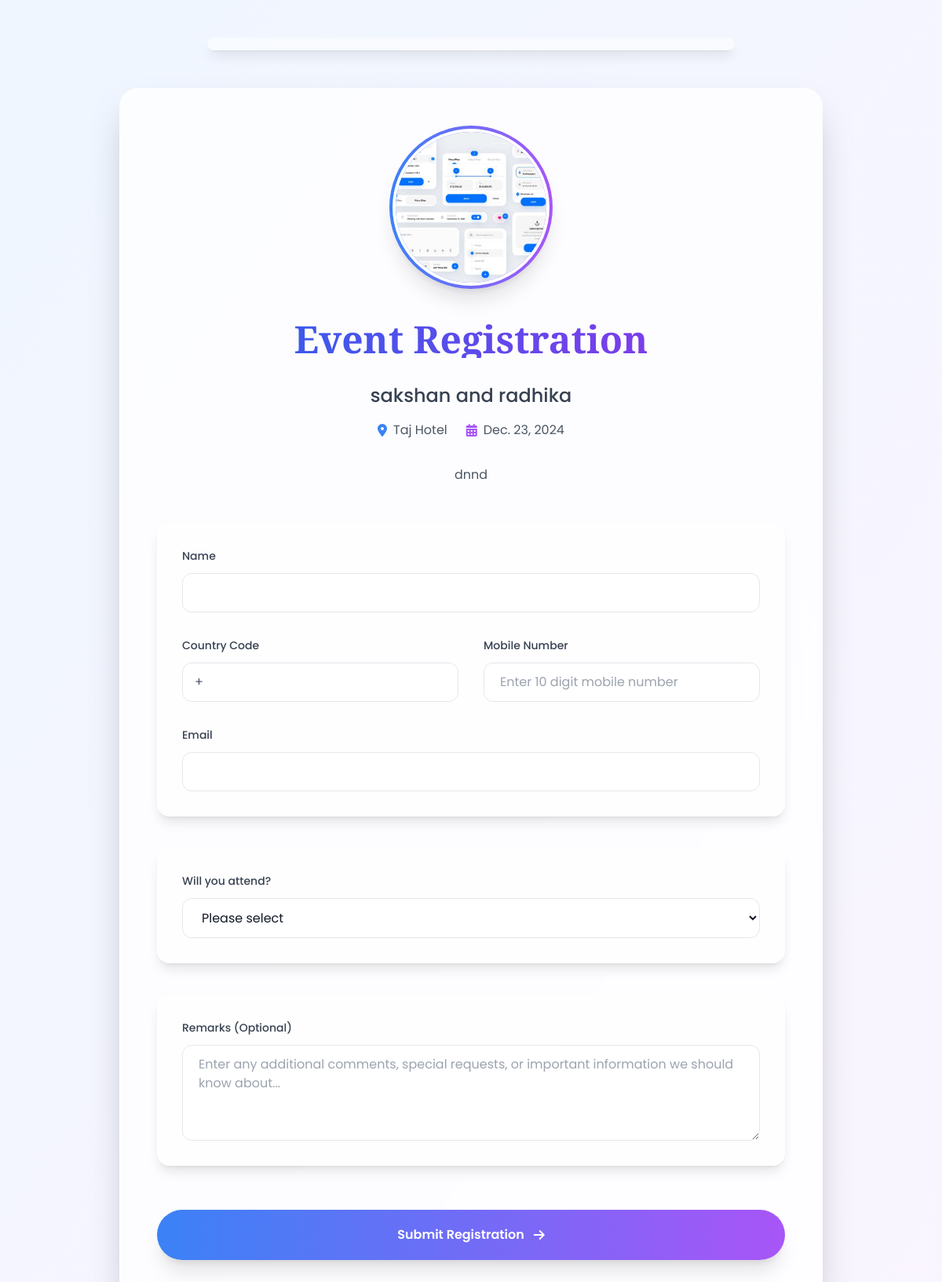
The page /register_event/sakshan and radhika/ on the database its author committed.
### dashboard/models.py (models this page shows, shortened)
class Events(models.Model):
    event_id = models.UUIDField(primary_key=True, editable=False, default=uuid.uuid4)
    event_image = models.ImageField(upload_to='event_images/', null=False)
    event_name = models.CharField(max_length=100, null=False)
    event_venue = models.CharField(max_length=100, null=False)
    event_date = models.DateField(null=False)
    event_description = models.TextField(null=False)

### dashboard/views.py (the view, shortened to what this page needs)
# urls.py: path('register_event/<str:event_name>/', EventRegistrationView.as_view(), name="register_event"),
class EventRegistrationView(TemplateView):
    template_name = "event_form.html"
    def get_context_data(self, **kwargs):
        context = super().get_context_data(**kwargs)
        event_name = kwargs.get('event_name')
        try:
            event = Events.objects.get(event_name=event_name)
            context['event'] = event
            context['event_name'] = event_name
        except Events.DoesNotExist:
            context['event'] = None
        return context

### templates/event_form.html (shortened to what this page needs)
{% load static %}
<!DOCTYPE html>
<html lang="en">
<head>
    <script src="https://cdn.tailwindcss.com"></script>
    <link rel="stylesheet" href="https://cdnjs.cloudflare.com/ajax/libs/animate.css/4.1.1/animate.min.css" class="hidden"/>
    <link rel="stylesheet" href="https://cdnjs.cloudflare.com/ajax/libs/font-awesome/6.0.0/css/all.min.css"/>
</head>
<body class="bg-gradient-to-br from-blue-50 to-purple-50 min-h-screen font-['Poppins']">
    <div class="container mx-auto px-4 py-12">
        <div class="bg-white/50 backdrop-blur-sm rounded-full h-4 mb-12 shadow-lg max-w-2xl mx-auto">
        </div>
        <div class="bg-white/80 backdrop-blur-lg rounded-3xl p-12 max-w-4xl mx-auto shadow-2xl animate__animated animate__zoomIn hover:shadow-blue-100/50 transition-all duration-500">
            <div class="flex justify-center mb-10">
                <div class="p-2 rounded-full bg-gradient-to-r from-blue-500 to-purple-500 animate__animated animate__fadeIn shadow-xl hover:scale-105 transition-transform duration-300">
                    <img src="{{ event.event_image.url }}" alt="Event Image" class="rounded-full w-48 h-48 object-cover ring-4 ring-white">
                </div>
            </div>
            <h1 class="font-['Playfair_Display'] text-5xl font-bold text-center mb-8 text-gray-900 animate__animated animate__fadeInDown bg-gradient-to-r from-blue-600 to-purple-600 bg-clip-text text-transparent">Event Registration</h1>
            <h2 class="text-2xl font-medium text-center mb-4 text-gray-700 animate__animated animate__fadeIn">{{ event.event_name }}</h2>
            <div class="flex justify-center gap-6 mb-8 text-gray-600 animate__animated animate__fadeIn">
                <span class="flex items-center gap-2"><i class="fas fa-map-marker-alt text-blue-500"></i>{{ event.event_venue }}</span>
                <span class="flex items-center gap-2"><i class="fas fa-calendar-alt text-purple-500"></i>{{ event.event_date }}</span>
            </div>
            <p class="text-center mb-12 text-gray-600 animate__animated animate__fadeIn leading-relaxed max-w-2xl mx-auto">{{ event.event_description }}</p>
            <form id="eventRegistrationForm" action="{% url 'register_event' event.event_name %}" method="post" class="space-y-10" enctype="multipart/form-data">
                <div class="form-section animate__animated animate__fadeInUp bg-white/50 p-8 rounded-2xl shadow-lg hover:shadow-xl transition-shadow duration-300">
                    <label class="block text-sm font-medium text-gray-700 mb-3">Name</label>
                    <input type="text" name="name" required
                           class="mt-1 block w-full px-5 py-3 bg-white/70 text-gray-900 rounded-xl border border-gray-200
                                  placeholder-gray-400 focus:outline-none focus:ring-2 focus:ring-blue-500/30 focus:border-blue-500
                                  transition-all duration-300 hover:bg-white">
                    <div class="grid grid-cols-1 md:grid-cols-2 gap-8 mt-8">
                        <div class="animate__animated animate__fadeInLeft">
                            <label class="block text-sm font-medium text-gray-700 mb-3">Country Code</label>
                            <div class="relative">
                                <span class="absolute left-4 top-1/2 transform -translate-y-1/2 text-gray-600">+</span>
                                <input type="number" name="country_code" min="1" max="999" required
                                       class="mt-1 block w-full pl-8 pr-4 py-3 bg-white/70 text-gray-900 rounded-xl border border-gray-200
                                              placeholder-gray-400 focus:outline-none focus:ring-2 focus:ring-blue-500/30 focus:border-blue-500
                                              transition-all duration-300 hover:bg-white"
                                       oninput="javascript: if (this.value.length > 3) this.value = this.value.slice(0, 3);">
                            </div>
                        </div>
                        <div class="animate__animated animate__fadeInRight">
                            <label class="block text-sm font-medium text-gray-700 mb-3">Mobile Number</label>
                            <input type="text" name="mobile" pattern="\d{10}" required
                                   class="mt-1 block w-full px-5 py-3 bg-white/70 text-gray-900 rounded-xl border border-gray-200
                                          placeholder-gray-400 focus:outline-none focus:ring-2 focus:ring-blue-500/30 focus:border-blue-500
                                          transition-all duration-300 hover:bg-white"
                                   oninput="this.value = this.value.replace(/[^0-9]/g, ''); if (this.value.length > 10) this.value = this.value.slice(0, 10);"
                                   minlength="10" maxlength="10" placeholder="Enter 10 digit mobile number">
                        </div>
                    </div>
                    <div class="mt-8 animate__animated animate__fadeInUp">
                        <label class="block text-sm font-medium text-gray-700 mb-3">Email</label>
                        <input type="email" name="email" required
                               class="mt-1 block w-full px-5 py-3 bg-white/70 text-gray-900 rounded-xl border border-gray-200
                                      placeholder-gray-400 focus:outline-none focus:ring-2 focus:ring-blue-500/30 focus:border-blue-500
                                      transition-all duration-300 hover:bg-white">
                    </div>
                </div>
                <div class="form-section animate__animated animate__fadeInUp bg-white/50 p-8 rounded-2xl shadow-lg hover:shadow-xl transition-shadow duration-300">
                    <label class="block text-sm font-medium text-gray-700 mb-3">Will you attend?</label>
                    <select id="attendanceSelect" name="attendance"
                            class="mt-1 block w-full px-5 py-3 bg-white/70 text-gray-900 rounded-xl border border-gray-200
                                   focus:outline-none focus:ring-2 focus:ring-blue-500/30 focus:border-blue-500
                                   transition-all duration-300 hover:bg-white">
                        <option value="">Please select</option>
                    </select>
                </div>
                <div class="form-section animate__animated animate__fadeInUp bg-white/50 p-8 rounded-2xl shadow-lg hover:shadow-xl transition-shadow duration-300">
                    <label class="block text-sm font-medium text-gray-700 mb-3">Remarks (Optional)</label>
                    <textarea name="remarks" rows="4"
                              class="mt-1 block w-full px-5 py-3 bg-white/70 text-gray-900 rounded-xl border border-gray-200
                                     placeholder-gray-400 focus:outline-none focus:ring-2 focus:ring-blue-500/30 focus:border-blue-500
                                     transition-all duration-300 hover:bg-white"
                              placeholder="Enter any additional comments, special requests, or important information we should know about..."></textarea>
                </div>
                <div id="submitButton" class="pt-4">
                    <button type="submit" class="w-full bg-gradient-to-r from-blue-500 to-purple-500 hover:from-blue-600 hover:to-purple-600 text-white px-10 py-5 rounded-full font-semibold shadow-xl transform hover:scale-105 hover:shadow-2xl transition-all duration-300 flex items-center justify-center gap-3">
                        <span>Submit Registration</span>
                        <i class="fas fa-arrow-right"></i>
                    </button>
                </div>
            </form>
        </div>
    </div>
</body>
</html>

### rows shown on the page
Events: event_image (picture), event_name "sakshan and radhika", event_venue "Taj Hotel", event_date "Dec. 23, 2024", event_description "dnnd"
